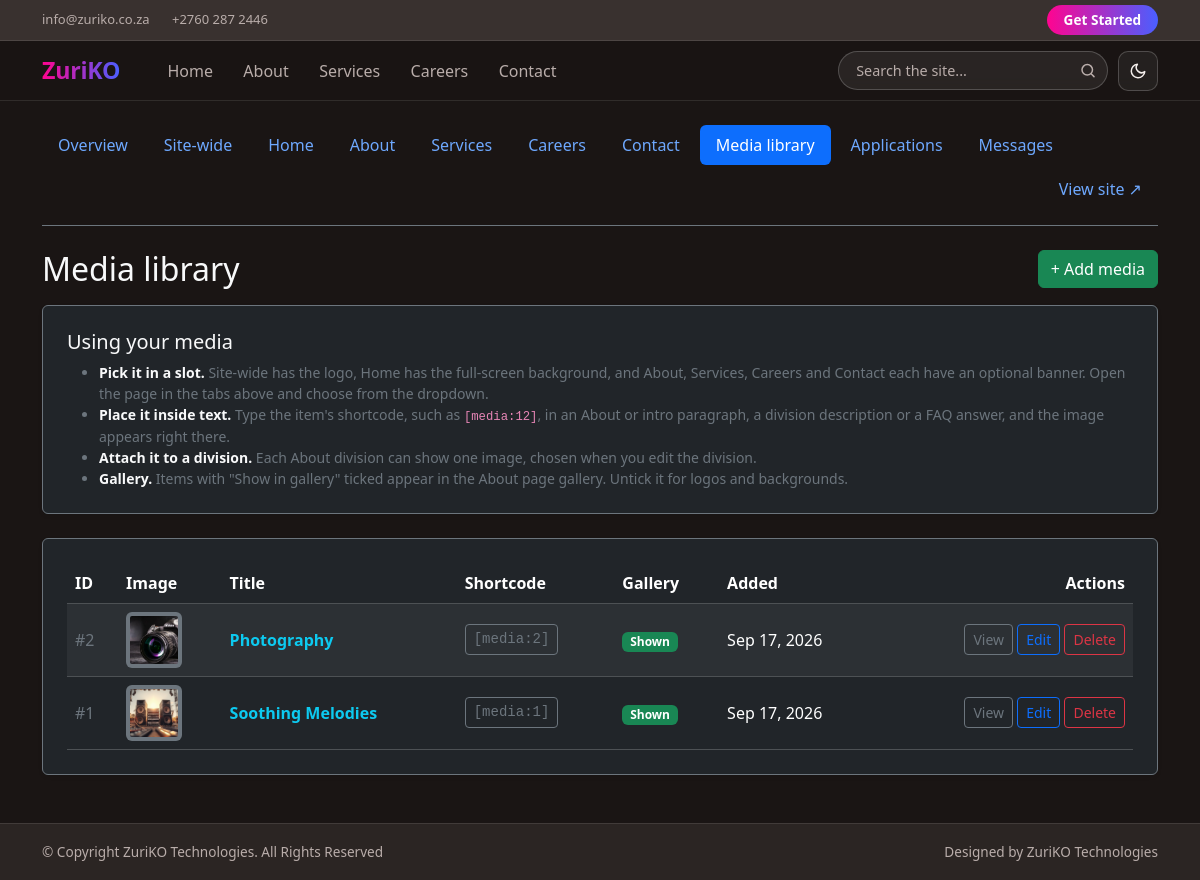
The page /manage/records/ (signed in) on the database as committed earlier.
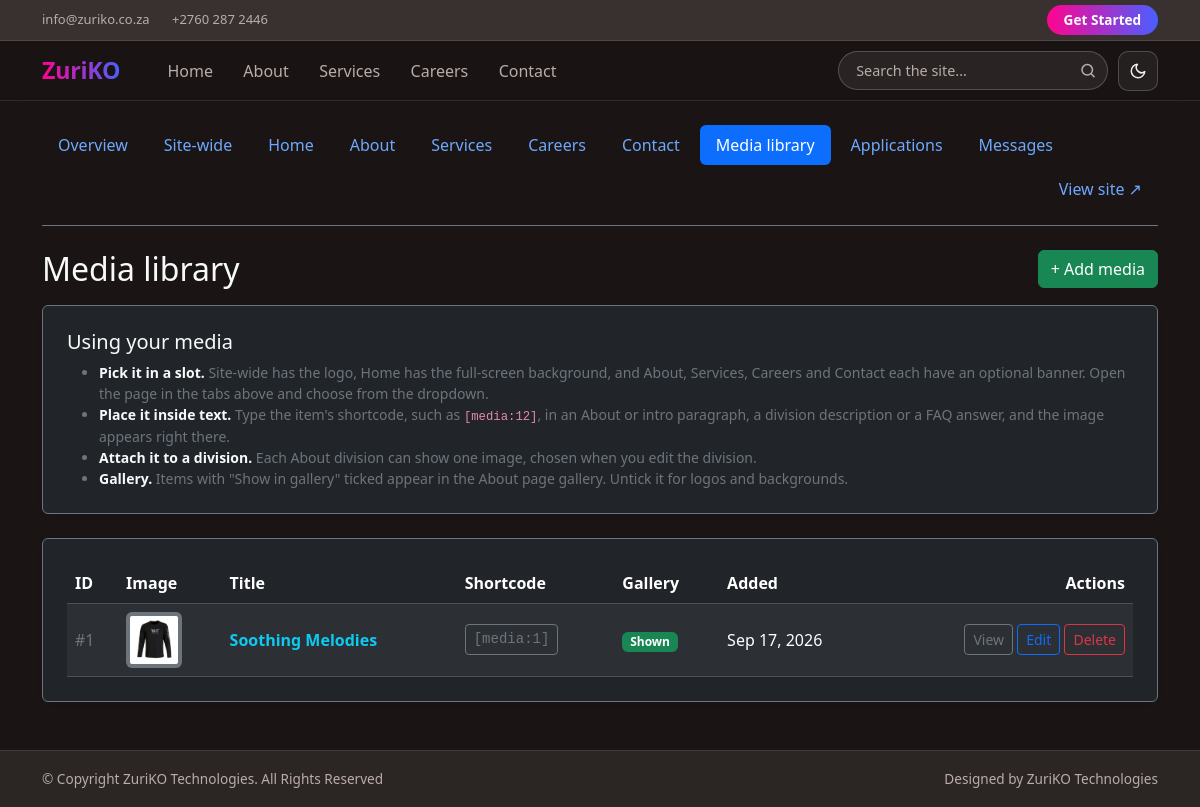
The same page on the database as committed later.
### dashboard/models.py (models this page shows, shortened)
class Record(models.Model):
    title = models.CharField(max_length=100)
    description = models.TextField()
    image = models.ImageField(upload_to='images/', blank=True, null=True)
    show_in_gallery = models.BooleanField(
        default=True,
        help_text="Show this image in the About page gallery. Untick for logos and backgrounds.",
    )
    created_at = models.DateTimeField(auto_now_add=True)

### dashboard/views.py (the view)
# urls.py: path('manage/records/', dashboard_list_view, name='record_list'),
@staff_required
def dashboard_list_view(request):
    records = Record.objects.all().order_by('-created_at')
    return render(request, 'dashboard/manage_list.html', {'records': records, 'active': 'records'})

### dashboard/content.py (called while the page is built)
def block_config(page, key):
    cfg = PAGES.get(page)
    if not cfg:
        return None
    for block in cfg['blocks']:
        if block['key'] == key:
            return block
    return None

def default_for(page, key):
    block = block_config(page, key)
    return block['default'] if block else ''

### dashboard/templatetags/content_tags.py (called while the page is built)
def _overrides_for(context, page):
    request = context.get('request')
    cache = None
    if request is not None:
        cache = getattr(request, '_content_block_cache', None)
        if cache is None:
            cache = request._content_block_cache = {}
        if page in cache:
            return cache[page]
    try:
        data = dict(ContentBlock.objects.filter(page=page).values_list('key', 'value'))
    except DatabaseError:
        data = {}
    if cache is not None:
        cache[page] = data
    return data

@register.simple_tag(takes_context=True)
def page_text(context, page, key):
    value = _overrides_for(context, page).get(key)
    if value is None or value == '':
        return default_for(page, key)
    return value

### templates/dashboard/manage_list.html (shortened to what this page needs)
{% extends 'manage/manage_base.html' %}
{% block manage_content %}
<div class="d-flex flex-wrap justify-content-between align-items-center gap-2 mb-3">
    <h2 class="text-light mb-0">Media library</h2>
    <a href="{% url 'record_add' %}" class="btn btn-success">+ Add media</a>
</div>
<div class="card bg-dark border-secondary p-4 shadow-sm mb-4">
    <h5 class="text-light">Using your media</h5>
    <ul class="text-secondary small mb-0">
        <li><strong class="text-light">Pick it in a slot.</strong> Site-wide has the logo, Home has the full-screen background, and About, Services, Careers and Contact each have an optional banner. Open the page in the tabs above and choose from the dropdown.</li>
        <li><strong class="text-light">Place it inside text.</strong> Type the item's shortcode, such as <code>[media:12]</code>, in an About or intro paragraph, a division description or a FAQ answer, and the image appears right there.</li>
        <li><strong class="text-light">Attach it to a division.</strong> Each About division can show one image, chosen when you edit the division.</li>
        <li><strong class="text-light">Gallery.</strong> Items with "Show in gallery" ticked appear in the About page gallery. Untick it for logos and backgrounds.</li>
    </ul>
</div>
<div class="card bg-dark border-secondary p-4 shadow-sm">
    <div class="table-responsive">
        <table class="table table-dark table-striped table-hover align-middle mb-0">
            <thead>
                <tr>
                    <th>ID</th>
                    <th>Image</th>
                    <th>Title</th>
                    <th>Shortcode</th>
                    <th>Gallery</th>
                    <th>Added</th>
                    <th class="text-end">Actions</th>
                </tr>
            </thead>
            <tbody>
                {% for record in records %}
                <tr>
                    <td class="text-secondary">#{{ record.pk }}</td>
                    <td>
                        {% if record.image %}
                            <img src="{{ record.image.url }}" alt="" class="img-thumbnail bg-secondary border-0" style="width: 56px; height: 56px; object-fit: cover;">
                        {% else %}
                            <span class="text-muted small">None</span>
                        {% endif %}
                    </td>
                    <td class="fw-bold text-info">{{ record.title }}</td>
                    <td>
                        {% if record.image %}
                        <button type="button" class="btn btn-sm btn-outline-secondary font-monospace" data-copy="[media:{{ record.pk }}]" title="Copy shortcode">[media:{{ record.pk }}]</button>
                        {% else %}<span class="text-muted small">needs an image</span>{% endif %}
                    </td>
                    <td>{% if record.show_in_gallery %}<span class="badge text-bg-success">Shown</span>{% else %}<span class="badge text-bg-secondary">Hidden</span>{% endif %}</td>
                    <td class="text-nowrap">{{ record.created_at|date:"M d, Y" }}</td>
                    <td class="text-end text-nowrap">
                        <a href="{% url 'record_detail' record.id %}" class="btn btn-sm btn-outline-secondary">View</a>
                        <a href="{% url 'record_edit' record.id %}" class="btn btn-sm btn-outline-primary">Edit</a>
                        <a href="{% url 'record_delete' record.id %}" class="btn btn-sm btn-outline-danger">Delete</a>
                    </td>
                </tr>
                {% empty %}
                <tr>
                    <td colspan="7" class="text-center text-muted py-4">Nothing here yet. Click "+ Add media" to upload your first image.</td>
                </tr>
                {% endfor %}
            </tbody>
        </table>
    </div>
</div>
{% endblock %}

Rows that differ between the two databases and show on the page:
removed Record: pk "2", image (picture), title "Photography", show_in_gallery "Shown", created_at "Sep 17, 2026"
changed Record "Soothing Melodies": image: a different picture
